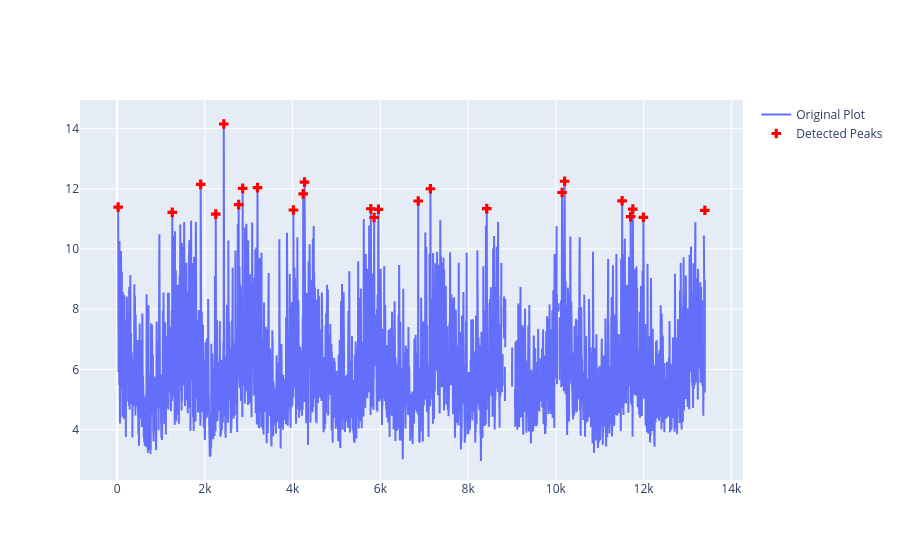

The code cell stored with this chart in its notebook:
### Code cell
#
#
# following is a subsegment to extract part of the data for visualization
# NB: j is starting value op peaks and range is number of points to be visualized
#
sub_ind = []
idx = []
j = 0
for i in range(0,24):
    k = j + i
    val = indices[k]
    idx.append(k)
    sub_ind.append(val)
#
sub_pot = pot_maxima.loc[sub_ind]

#
# Update numbers based on range!
#
inst = sub_ind[0]
inen = sub_ind[23]
sub_tim = parameter_interest[inst:inen]
sub_pos = list(itertools.chain(range(inst, inen)))
#
fig = go.Figure()
fig.add_trace(go.Scatter(
    x=sub_pos,y=sub_tim,
    mode='lines',
    name='Original Plot'
))

#
#
fig.add_trace(go.Scatter(
    x=sub_ind,y=sub_pot,
    mode='markers',
    marker=dict(
        size=8,
        color='red',
        symbol='cross'
    ),
    name='Detected Peaks'
))

fig.show()

#
pot_time = []
for i in range(0,kmax):
    val = indices[i]
    pot_time.append(time[val])
#
fig, ax = plt.subplots(1, 1)
plt.xlabel('Parameter of interest')
plt.ylabel('pdf of Parameter of interest max values')
ax.hist(pot_maxima, histtype='stepfilled')
plt.show()
#
pass

### Figure 1 — Plotly figure (JSON) as saved in the notebook; plotly's stock layout.template omitted (floating-point values rounded to 4 significant figures; data arrays with more than 128 entries replaced by an {"elided": "..."} marker saying what was removed)
{"data": [{"mode": "lines", "name": "Original Plot", "type": "scatter", "x": {"elided": "13373 int values"}, "y": {"elided": "13373 float values"}}, {"marker": {"color": "red", "size": 8, "symbol": "cross"}, "mode": "markers", "name": "Detected Peaks", "type": "scatter", "x": [23, 1257, 1904, 2248, 2431, 2770, 2861, 3199, 4018, 4241, 4271, 5782, 5858, 5956, 6863, 7141, 8425, 10142, 10200, 11511, 11704, 11754, 11995, 13396], "y": [11.39, 11.22, 12.14, 11.16, 14.15, 11.47, 12.01, 12.04, 11.29, 11.83, 12.22, 11.34, 11.04, 11.32, 11.59, 12.0, 11.34, 11.87, 12.25, 11.6, 11.07, 11.32, 11.05, 11.28]}], "layout": {}}
